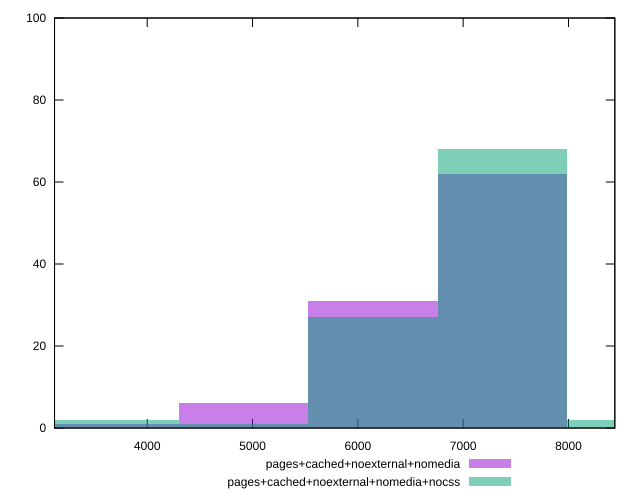

Recreate this plot in gnuplot.
reset

$pagesCachedNoexternalNomedia <<EOF
7371.252924998294 62
6142.710770831911 31
4914.168616665529 6
3685.626462499147 1
EOF

$pagesCachedNoexternalNomediaNocss <<EOF
7371.252924998294 68
3685.626462499147 2
6142.710770831911 27
8599.795079164676 2
4914.168616665529 1
EOF

set key outside below
set boxwidth 1228.5421541663823
set xrange [3120:8440]
set yrange [0:100]
set trange [0:100]
set style fill transparent solid 0.5 noborder
set terminal svg size 640, 500 enhanced background rgb 'white'
set output "reprap/unused-javascript/comparison/histogram/3_vs_4.svg"

plot $pagesCachedNoexternalNomedia title "pages+cached+noexternal+nomedia" with boxes, \
     $pagesCachedNoexternalNomediaNocss title "pages+cached+noexternal+nomedia+nocss" with boxes

reset
